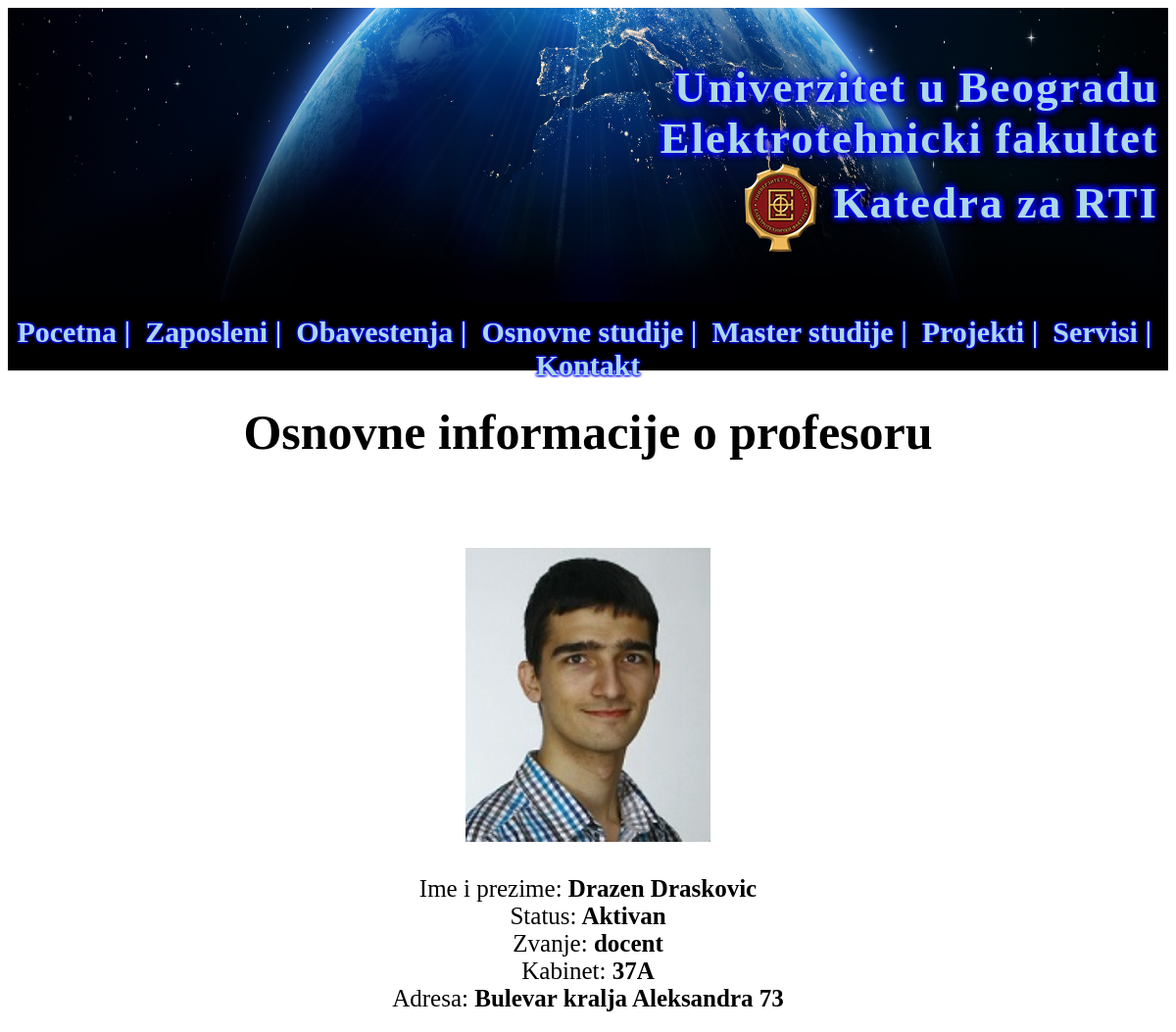
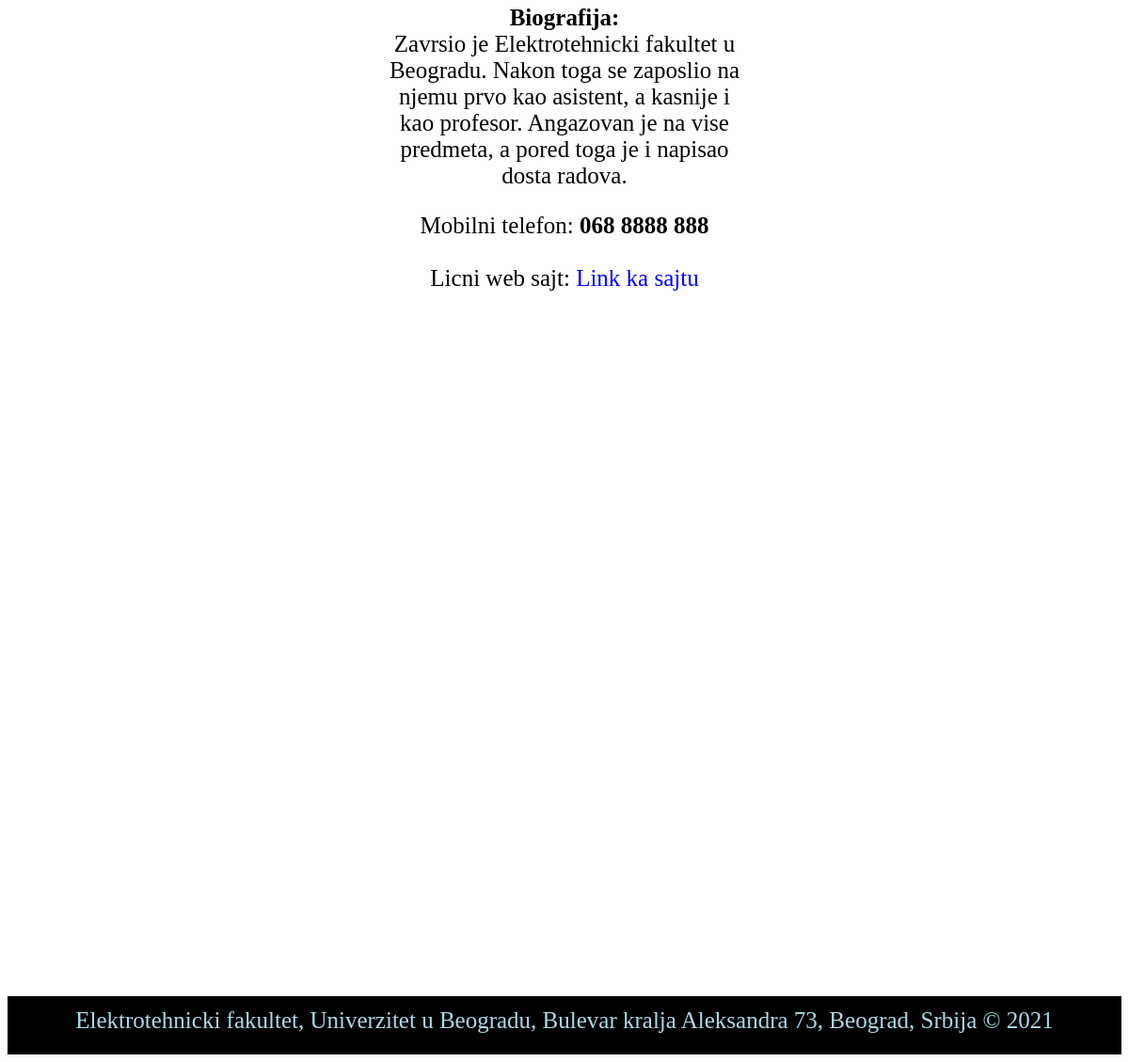
Screenshot of /infoprofa.php?id_zaposleni=1 with the database file from the repository (2 pictures, top to bottom).
### tables this page shows
CREATE TABLE IF NOT EXISTS `zaposleni` (
  `email` varchar(32) NOT NULL,
  `id_zaposleni` int(11) NOT NULL AUTO_INCREMENT,
  `adresa` varchar(32) NOT NULL,
  `mobilni` varchar(20) DEFAULT NULL,
  `licniweb` varchar(100) DEFAULT NULL,
  `biografija` varchar(350) DEFAULT NULL,
  `zvanje` varchar(32) NOT NULL,
  `kabinet` varchar(20) NOT NULL,
  `profilna_slika` varchar(50) DEFAULT NULL,
  PRIMARY KEY (`email`),
  UNIQUE KEY `id_zaposleni` (`id_zaposleni`)
);

CREATE TABLE IF NOT EXISTS `korisnik` (
  `email` varchar(32) NOT NULL,
  `password` varchar(32) NOT NULL,
  `ime` varchar(15) NOT NULL,
  `prezime` varchar(32) NOT NULL,
  `status` tinyint(4) NOT NULL COMMENT '1-Aktivan 0-Neaktivan',
  `tip_korisnika` varchar(1) NOT NULL COMMENT 'Z-Zaposleni S-Student A-Administrator',
  `prvi_pristup` tinyint(4) NOT NULL COMMENT '1-Nije prvi 0-Prvi pristup',
  PRIMARY KEY (`email`)
);

### infoprofa.php (the view, shortened to what this page needs)
<!DOCTYPE html>
<html>
    <head>
        <link rel="stylesheet" type="text/css" href="stilovi.css"/>
    </head>
    <body>
        <?php
        require('divheader.php');
        ?>
        <?php
        require('divmenu.php');
        ?>
        <div id="sadrzaj">
            <h1><b>Osnovne informacije o profesoru</b></h1>
            <br/><br/>
            <?php
            require('konekcija.php');
            $result= mysqli_query($con, "select * from korisnik join zaposleni on korisnik.email=zaposleni.email where zaposleni.id_zaposleni=".$_GET['id_zaposleni']);
            if(mysqli_num_rows($result)>0){
                $row= mysqli_fetch_assoc($result);
                ?>
            <img src="<?php echo $row['profilna_slika']?>" width="250px" height="300px">
            <br/>
            <br/>
            Ime i prezime:<b><?php echo " ".$row['ime']." ".$row['prezime']."<br/>";?></b>
            Status:<b><?php if($row['status']==1) echo" Aktivan<br/>";else echo" Neaktivan<br/>";?></b>
            Zvanje:<b><?php echo " ".$row['zvanje']."<br/>";?></b>
            Kabinet:<b><?php echo " ".$row['kabinet']."<br/>";?></b>
            Adresa:<b><?php echo " ".$row['adresa']."<br/>";?></b>
            <p style="margin-left: 400px;margin-right: 400px;"><?php
            if(!empty($row['biografija'])){?>
                <b>Biografija:</b><br/><?php echo " ".$row['biografija']."<br/>";?><?php
            }
            ?></p>
            <?php
            if(!empty($row['mobilni'])){?>
                Mobilni telefon:<b><?php echo " ".$row['mobilni']."<br/><br/>";?></b><?php
            }
            ?>
            <?php
            if(!empty($row['licniweb'])){?>
                Licni web sajt:&nbsp;<a href="<?php echo$row['licniweb'];?>" target="self">Link ka sajtu</a><br/><?php
            }
            ?>
                <?php
            }else{
                echo"Nema informacija o ovom profesoru";
            }
            mysqli_close($con);?>
        </div>
        <?php
        require('divfooter.php');
        ?>
    </body>
</html>

### stilovi.css (style rules this page uses)
#sadrzaj { height:1700px; margin-top: 0; padding-top: 0; font-family: serif; font-size: 25px; text-align: center; }
#sadrzaj a:link { text-decoration: none; color:blue; }

### rows the page displays
zaposleni: profilna_slika (picture), email.ime "Drazen", email.prezime "Draskovic", zvanje "docent", kabinet "37A", adresa "Bulevar kralja Aleksandra 73", biografija "Zavrsio je Elektrotehnicki fakultet u Beogradu. Nakon toga se zaposlio na njemu prvo kao asistent, a kasnije i kao profesor. Angazovan je na vise predmeta, a pored toga je i napisao dosta radova.", mobilni "068 8888 888"
